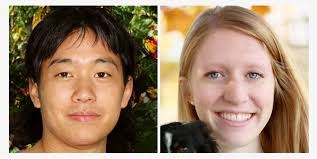
#> input picture input.jpg, 317 x 159 px, given in place of background.png, which was not available
$ jupyter execute TamrinMV11.ipynb
#> lines starting #> are read from the running program, lines starting #| are printed output that depends on the picture; after the words box and inside, x2 and y2 are one past the last pixel; in counts of white or black regions, pixels touching at a corner belong together; pictures that were not available may be replaced by others from this repository, and a replacement may not be noted
[cell 1]
import cv2
import numpy as np

# Load video clip
cap = cv2.VideoCapture('D:/video.mp4')
bg_image = cv2.imread("D:/background.png")
#> bg_image is the input picture: shape (159, 317, 3); mean B, G, R 109.5, 132.1, 157.1

# Get the height and width of the frame
w = int(cap.get(cv2.CAP_PROP_FRAME_WIDTH))
h = int(cap.get(cv2.CAP_PROP_FRAME_HEIGHT))
bg_image = cv2.resize(bg_image, (w, h))

while True:
    ret, frame = cap.read()
    if not ret:
        break
    background = bg_image.copy()
    hsv = cv2.cvtColor(frame, cv2.COLOR_BGR2HSV)
#> hsv: shape (159, 317, 3); mean H, S, V 23.5, 106.4, 157.8

    # Define two ranges for red in HSV (red is split at 0° and 180° hue)
    lower_red1 = np.array([0, 100, 100])
    upper_red1 = np.array([10, 255, 255])
    lower_red2 = np.array([160, 100, 100])
    upper_red2 = np.array([180, 255, 255])

    # Create masks and combine them
    mask1 = cv2.inRange(hsv, lower_red1, upper_red1)
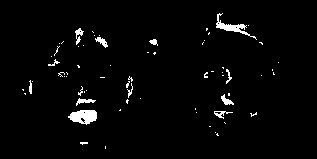
#> mask1: shape (159, 317); 2.5% white; 66 white regions (54 under 20 px), largest, box (x1, y1, x2, y2) and area: (68, 110, 97, 125) 304, (216, 13, 257, 40) 234, (76, 98, 96, 106) 69
    mask2 = cv2.inRange(hsv, lower_red2, upper_red2)
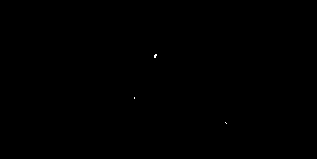
#> mask2: shape (159, 317); 0.03% white in thin lines or dots, all inside (x1, y1, x2, y2) = (134, 54, 227, 124)
    mask = cv2.bitwise_or(mask1, mask2)

    # Improve mask quality
    kernel = cv2.getStructuringElement(cv2.MORPH_ELLIPSE, (5, 5))
    mask = cv2.dilate(mask, kernel)
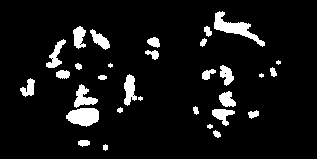
#> mask: shape (159, 317); 7.7% white; 31 white regions (4 under 20 px), largest, box (x1, y1, x2, y2) and area: (214, 11, 265, 47) 556, (66, 108, 99, 127) 471, (74, 84, 98, 108) 277
    mask_inv = cv2.bitwise_not(mask)

    removed_bg = cv2.bitwise_and(frame, frame, mask=mask_inv)
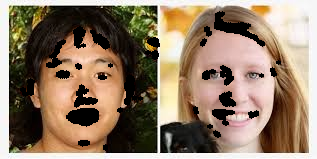
#> removed_bg: shape (159, 317, 3); mean B, G, R 102.9, 123.8, 144.8
    background = cv2.bitwise_and(background, background, mask=mask)
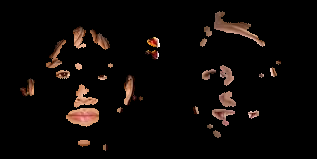
#> background: shape (159, 317, 3); mean B, G, R 6.6, 8.3, 12.3

    final = cv2.add(removed_bg, background)
    cv2.imshow("result", final)
    cv2.waitKey(25)

cap.release()
cv2.destroyAllWindows()
